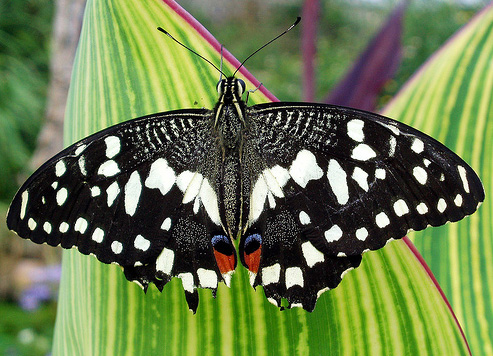
#> input picture original_images/butterfly.jpg, 493 x 356 px, found by its file name
$ jupyter execute LoG.ipynb
#> lines starting #> are read from the running program, lines starting #| are printed output that depends on the picture
### codes/generate_log.py
import math
import numpy as np

# Function for calculating the laplacian of the gaussian at a given point and with a given variance
def log(x, y, sigma):

    numerator = ( (y**2)+(x**2)-2*(sigma**2) )
    denominator = ( (2*math.pi*(sigma**6) ))
    exponential = math.exp(-((x**2)+(y**2))/(2*(sigma**2)))

    return numerator*exponential/denominator

def generate_log(sigma):

#> called with sigma = 2.2
    size = max(1,2*round(sigma*3)+1)
    w = math.ceil(float(size)*float(sigma))
    # If the dimension is an even number, make it odd
    if(w%2 == 0):
        w = w + 1

    log_kernel = []

    w_range = int(math.floor(w/2))

    for i in range(-w_range, w_range):

        for j in range(-w_range, w_range):

            log_kernel.append(log(i,j,sigma))

    log_kernel = np.array(log_kernel)
    log_kernel = np.reshape(log_kernel, (w-1,w-1))

    return log_kernel

### codes/convolution.py
import cv2
import numpy as np

#pad is value of padding and is initialized to zero
#kernel_rows
#kernel_cols

def padding(input_image, pad = 0, kernel_rows = 0, kernel_cols = 0):

    # [4 lines of commented-out code are left out]

    input_dims = (input_image.shape[0], input_image.shape[1])

    #individual padding values for rows
    top_row_pad_value = int(np.ceil((kernel_rows-1)/2))
    bottom_row_pad_value = int(np.floor((kernel_rows-1)/2))

    #individual padding values for cols
    left_col_pad_value = int(np.ceil((kernel_cols-1)/2))
    right_col_pad_value = int(np.floor((kernel_cols-1)/2))

    if pad == 0:
        #zero padding
        padded_dims = (input_image.shape[0] + top_row_pad_value + bottom_row_pad_value,
                       input_image.shape[1] + left_col_pad_value + right_col_pad_value)

        padded_image = np.zeros(padded_dims)

        #inserting the original image to the zeros image
        padded_image[top_row_pad_value : top_row_pad_value + input_image.shape[0],
                     left_col_pad_value : left_col_pad_value + input_image.shape[1]] = input_image

    if pad == 1:

        #wrap around
        padded_dims = (input_image.shape[0] + top_row_pad_value + bottom_row_pad_value,
                       input_image.shape[1] + left_col_pad_value + right_col_pad_value)

        padded_image = np.zeros(padded_dims)

        #inserting the original image to the zeros image
        padded_image[top_row_pad_value : top_row_pad_value + input_image.shape[0],
                     left_col_pad_value : left_col_pad_value + input_image.shape[1]] = input_image


        #upper most row padding
        if top_row_pad_value != 0:
            padded_image[0 : top_row_pad_value, : ] = padded_image[-1*(top_row_pad_value+bottom_row_pad_value) : top_row_pad_value + input_image.shape[0], : ]
        #lowest row padding
        if bottom_row_pad_value != 0:
            padded_image[-1*(bottom_row_pad_value) : , : ] = padded_image[top_row_pad_value : top_row_pad_value + bottom_row_pad_value, :]
        #right most column padding
        if right_col_pad_value != 0:
            padded_image[ : ,-1*(right_col_pad_value) : ] = padded_image[ : ,left_col_pad_value : left_col_pad_value + right_col_pad_value]
        #left most column padding
        if left_col_pad_value != 0:
            padded_image[ : ,0 : left_col_pad_value] = padded_image[ : ,-1*(left_col_pad_value+right_col_pad_value) : left_col_pad_value + input_image.shape[1]]

    if pad == 2:

        #copy edge
        padded_dims = (input_image.shape[0] + top_row_pad_value + bottom_row_pad_value,
                       input_image.shape[1] + left_col_pad_value + right_col_pad_value)

        padded_image = np.zeros(padded_dims)

        #inserting the original image to the zeros image
        padded_image[top_row_pad_value : top_row_pad_value + input_image.shape[0],
                     left_col_pad_value : left_col_pad_value + input_image.shape[1]] = input_image

        #upper most row padding
        if top_row_pad_value != 0:
            padded_image[0 : top_row_pad_value, : ] = padded_image[[top_row_pad_value], : ]
        #lowest row padding
        if bottom_row_pad_value != 0:
            padded_image[-1*(bottom_row_pad_value) : , : ] = padded_image[[-1*bottom_row_pad_value-1], :]
        #right most column padding
        if right_col_pad_value != 0:
            padded_image[ : ,-1*(right_col_pad_value) : ] = padded_image[ : ,[-1*(right_col_pad_value)-1]]
        #left most column padding
        if left_col_pad_value != 0:
            padded_image[ : ,0 : left_col_pad_value] = padded_image[ : ,[left_col_pad_value]]

    if pad == 3:

        #reflect across edge
        padded_dims = (input_image.shape[0] + top_row_pad_value + bottom_row_pad_value,
                       input_image.shape[1] + left_col_pad_value + right_col_pad_value)

        padded_image = np.zeros(padded_dims)

        #inserting the original image to the zeros image
        padded_image[top_row_pad_value : top_row_pad_value + input_image.shape[0],
                     left_col_pad_value : left_col_pad_value + input_image.shape[1]] = input_image


        #upper most row padding
        if top_row_pad_value != 0:
            padded_image[0 : top_row_pad_value, : ] = np.flip(padded_image[top_row_pad_value : 2*top_row_pad_value, :],axis = 0)
        #lowest row padding
        if bottom_row_pad_value != 0:
            padded_image[-1*(bottom_row_pad_value) : , : ] = np.flip(padded_image[-2*(bottom_row_pad_value) : -1*(bottom_row_pad_value), : ], axis = 0)
        #right most column padding
        if right_col_pad_value != 0:
            padded_image[ : ,-1*(right_col_pad_value) : ] = np.flip(padded_image[ : ,-2*(right_col_pad_value) : -1*(right_col_pad_value)], axis = 1)
        #left most column padding
        if left_col_pad_value != 0:
            padded_image[ : ,0 : left_col_pad_value] = np.flip(padded_image[ : ,left_col_pad_value : 2* left_col_pad_value], axis = 1)

    return padded_image

#f is input image
#w is kernel/filter
def convolution(f,w):

    return np.sum(f*w)

def conv2(f,w,pad = 0):

    if len(f.shape)< 3:

        image_padded = padding(f, pad, w.shape[0], w.shape[1])

        conv_image = np.zeros((f.shape[0], f.shape[1]))

        for row in range(conv_image.shape[0]):

            for col in range(conv_image.shape[1]):

                conv_image[row][col] = convolution(image_padded[row:row+w.shape[0],col:col+w.shape[1]],w)

        return conv_image


    elif len(f.shape) == 3:

        b,g,r = cv2.split(f)

        image_padded_b = padding(b, pad, w.shape[0], w.shape[1])
        image_padded_g = padding(g, pad, w.shape[0], w.shape[1])
        image_padded_r = padding(r, pad, w.shape[0], w.shape[1])

        conv_image_b = np.zeros((b.shape[0],b.shape[1]))
        conv_image_g = np.zeros((g.shape[0],g.shape[1]))
        conv_image_r = np.zeros((r.shape[0],r.shape[1]))

        for row in range(conv_image_b.shape[0]):

            for col in range(conv_image_b.shape[1]):

                conv_image_b[row][col] = convolution(image_padded_b[row:row + w.shape[0], col:col + w.shape[1]],w)
                conv_image_g[row][col] = convolution(image_padded_g[row:row + w.shape[0], col:col + w.shape[1]],w)
                conv_image_r[row][col] = convolution(image_padded_r[row:row + w.shape[0], col:col + w.shape[1]],w)

        conv_image = cv2.merge((conv_image_b, conv_image_g, conv_image_r))

        return conv_image

### experimental_codes/LoG.ipynb
[cell 1]
import math
import numpy as np
import matplotlib.pyplot as plt
import cv2
from convolution import conv2
from generate_log import generate_log

[cell 2]
mask = generate_log(2.2)

[cell 3]
plt.imshow(mask)
plt.show()
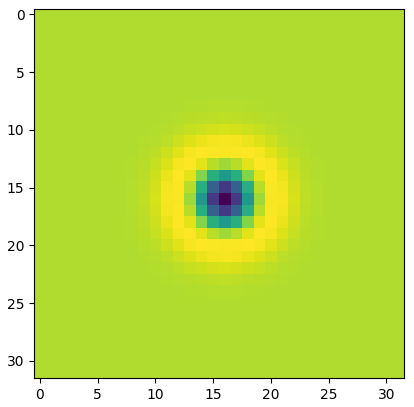
#> figure drawn by matplotlib, 1 panel

[cell 4]
image = cv2.imread("TestImages4Project//butterfly.jpg")
#> image is the input picture: shape (356, 493, 3); mean B, G, R 76.9, 123.5, 106.9

[cell 5]
image = cv2.cvtColor(image, cv2.COLOR_BGR2RGB)
plt.imshow(image)
plt.show()

[cell 6]
gray_image = cv2.cvtColor(image, cv2.COLOR_RGB2GRAY)
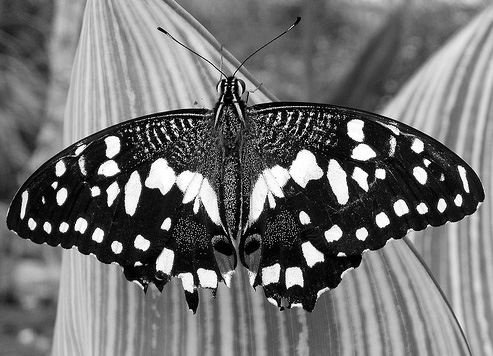
#> gray_image: shape (356, 493); min 0, max 255, mean 113.3
plt.imshow(gray_image.astype('uint8'), cmap = 'gray')
plt.show()

[cell 7]
edge_gray_image = conv2(gray_image, mask, pad = 0)
#> in padding, `padded_image[top_row_pad_value : top_row_pad_value + input_image.shape..`:
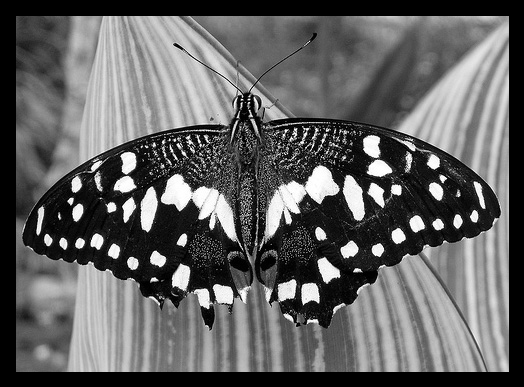
#> padded_image: shape (387, 524) float64; min 0, max 255, mean 98
#> after the loop in conv2, `for row in range(conv_image.shape[0]):`:
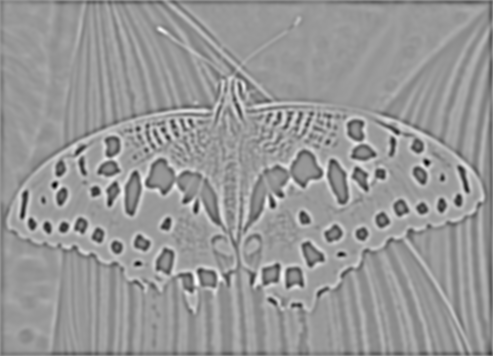
#> conv_image: shape (356, 493) float64; min -30.74, max 20.55, mean -0.2; drawn with min black and max white

[cell 8]
plt.imshow(edge_gray_image, cmap = 'gray')
plt.show()

$ run again, with original_images/fishes.jpg copied over original_images/butterfly.jpg
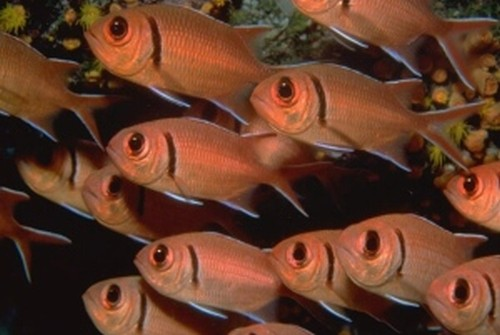
#> input picture original_images/fishes.jpg, 500 x 335 px, found by its file name
#> image is the input picture: shape (335, 500, 3); mean B, G, R 40.9, 60, 100.6
#> in padding, `padded_image[top_row_pad_value : top_row_pad_value + input_image.shape..`:
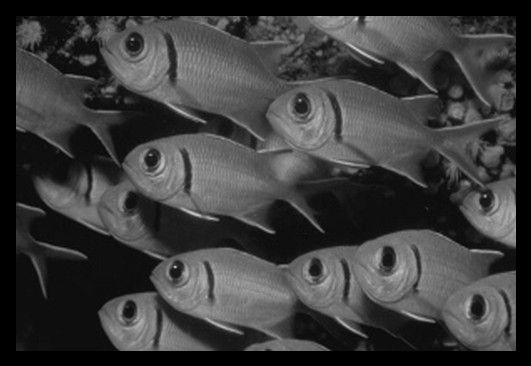
#> padded_image: shape (366, 531) float64; min 0, max 212, mean 60.3
#> after the loop in conv2, `for row in range(conv_image.shape[0]):`:
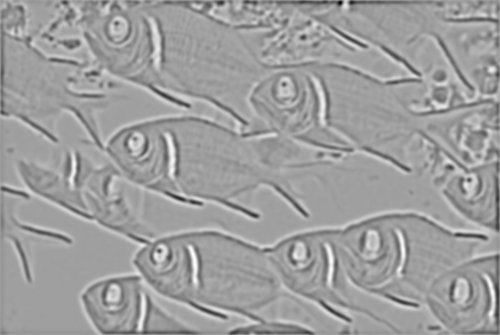
#> conv_image: shape (335, 500) float64; min -14.95, max 9.01, mean -0.114; drawn with min black and max white
